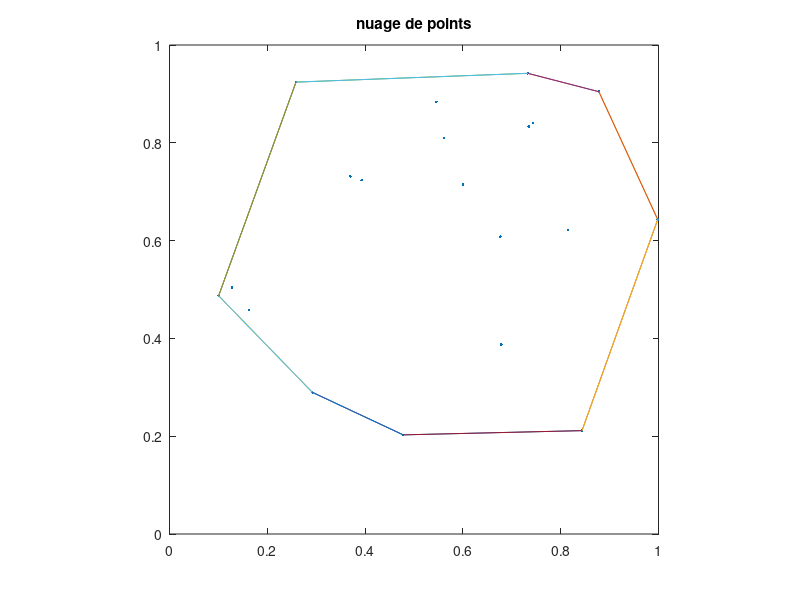

MATLAB code to generate this figure:
%% définition de l'orientation de 3 points:
orient = @(px,py,qx,qy, rx, ry) sign((qx - px) * (ry - py) - (rx - px) * (qy - py));

%% Un nuage dde points aléatoire dans le carré [0,1]²
n = 20;
points = rand(2,n);

%% Affichage du nuage
figure;
plot(points(1,:), points(2,:), '.');
axis square; axis equal;
title("nuage de points");
axis([0 1 0 1]); hold on;
%%
tStart = tic;
list = zeros(n,2)
for i = 1:n
    for j = 1:n
        count = 0;
        if (j ~= i)
            for k = 1:n
                if (k ~= i && k ~= j)
                    if (orient(points(1,i),points(2,i),points(1,j),points(2,j),points(1,k),points(2,k)) >= 0)
                        count = count + 1;
                    else
                        count = count - 1;
                    end
                end
            end
            if ((count == n - 2) || (count == 2 - n))
                plot([points(1,i) points(1,j)],[points(2,i) points(2,j)]);
            end
        end
    end
end
tEnd = toc(tStart);